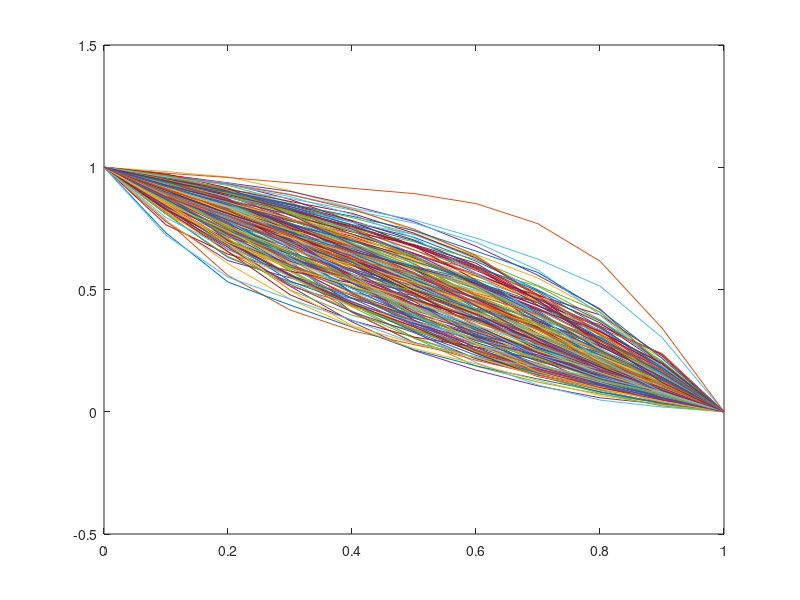
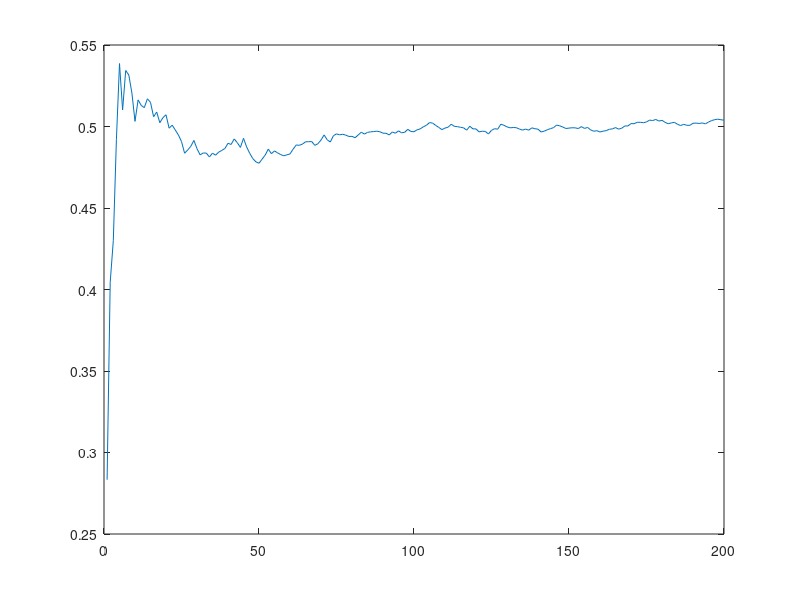

The MATLAB source for these figures, in order:
% clear;clc;
% 
% N = 10;
% dx = 1.0/(N);
% x = [0:dx:1]; xmid = (x(1:length(x)-1) + x(2:end))/2.0;
% %Define phi 
% d = 100;sigma = 1;
% j = 1;
% for sim=[1:5:5000]
% %Define random variable coeffs
% xi = randn(d,1);
% 
% %Define g(x)
% c0 = 1.0;
% g = 0.0;
% gmid = 0.0;
% for i=1:d
%    g = g + xi(i)*((sqrt(2)*sigma)./((i-0.5)*pi))*(sin(pi*x*(i-0.5)));
%    gmid = gmid + xi(i)*((sqrt(2)*sigma)./((i-0.5)*pi))*(sin(pi*xmid*(i-0.5)));
% end
% c = c0*exp(g); %(x+1) %Test cases
% cmid = c0*exp(gmid); %(xmid+1)
% A = -2.0*diag(cmid(1:N-1)) + diag(c(2:N-1),-1) + diag(c(2:N-1),1);
% b = zeros(N-1,1);
% b(1,1) = -c(1);
% u = A\b;
% T_half(j,1) = u(5); 
% mc_mean(j,1) = mean(T_half);
% j = j+1;
% % figure(1)
% % plot(x,[1;u;0],'-');
% % xlim([0,1]);ylim([-0.5,1.5]);
% % hold on;
% end
% 
% figure(2)
% plot(mc_mean);


clear; clc;
N = 10;
dx = 1.0/N;
x = [0:dx:1]';
xmid = ( x(1:end-1) + x (2:end) ) / 2.0 ;
T_left = 1;
c0 = 1.0 ;
% Define phi
d = 10; sigma = 1 ;
j = 1;
for sim = 1 : 5 : 1000
xi = randn(d,1);
gmid = 0.0 ;
for i =1:d
gmid = gmid + xi(i)*((sqrt(2)*sigma)./((i-0.5)*pi))*(sin(pi*xmid*(i-0.5)));
end
cmid = c0*exp(gmid);
c_left = cmid(2:N); % note this is because of how Matlab's spdiags works
c_right = cmid(1:N-1);
c_diag = -(c_left+c_right);
A = 1/(dx^2)*spdiags([c_left c_diag c_right],[-1 0 1],N-1,N-1);
b = zeros(N-1,1) ;
b(1) = -(cmid(1)/(dx^2))*T_left;
u = A\b;
T_half(j,1) = u(N/2);
mc_mean(j,1) = mean(T_half);
j = j+1;
figure(1)
plot(x,[1;u;0]);
xlim([0,1]); ylim([-0.5,1.5]);
hold on ;
end
figure(2)
plot(mc_mean);